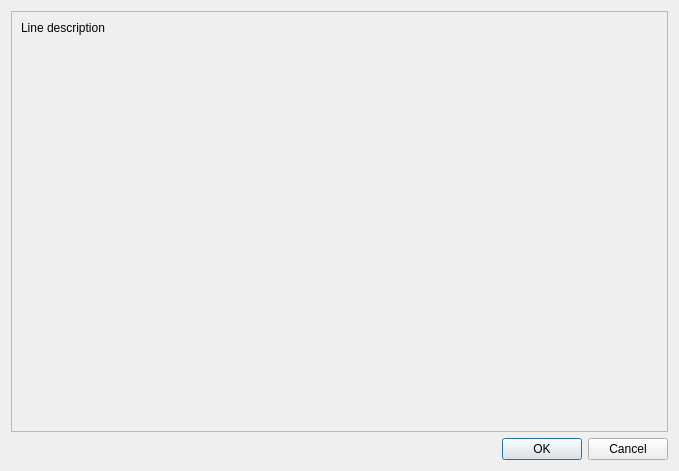
<?xml version="1.0" encoding="UTF-8"?>
<ui version="4.0">
 <class>data_input_dialog</class>
 <widget class="QDialog" name="data_input_dialog">
  <property name="geometry">
   <rect>
    <x>0</x>
    <y>0</y>
    <width>679</width>
    <height>471</height>
   </rect>
  </property>
  <property name="windowTitle">
   <string>Dialog</string>
  </property>
  <layout class="QVBoxLayout" name="verticalLayout">
   <item>
    <widget class="QScrollArea" name="scrollArea">
     <property name="widgetResizable">
      <bool>true</bool>
     </property>
     <widget class="QWidget" name="scrollAreaWidgetContents">
      <property name="geometry">
       <rect>
        <x>0</x>
        <y>0</y>
        <width>653</width>
        <height>405</height>
       </rect>
      </property>
      <layout class="QHBoxLayout" name="horizontalLayout">
       <item>
        <layout class="QVBoxLayout" name="verticalLayout_data_input">
         <item>
          <widget class="QLabel" name="label_description">
           <property name="text">
            <string>Line description</string>
           </property>
          </widget>
         </item>
         <item>
          <spacer name="verticalSpacer">
           <property name="orientation">
            <enum>Qt::Vertical</enum>
           </property>
           <property name="sizeHint" stdset="0">
            <size>
             <width>20</width>
             <height>40</height>
            </size>
           </property>
          </spacer>
         </item>
        </layout>
       </item>
      </layout>
     </widget>
    </widget>
   </item>
   <item>
    <widget class="QDialogButtonBox" name="buttonBox">
     <property name="orientation">
      <enum>Qt::Horizontal</enum>
     </property>
     <property name="standardButtons">
      <set>QDialogButtonBox::Cancel|QDialogButtonBox::Ok</set>
     </property>
    </widget>
   </item>
  </layout>
 </widget>
 <resources/>
 <connections>
  <connection>
   <sender>buttonBox</sender>
   <signal>accepted()</signal>
   <receiver>data_input_dialog</receiver>
   <slot>accept()</slot>
   <hints>
    <hint type="sourcelabel">
     <x>248</x>
     <y>254</y>
    </hint>
    <hint type="destinationlabel">
     <x>157</x>
     <y>274</y>
    </hint>
   </hints>
  </connection>
  <connection>
   <sender>buttonBox</sender>
   <signal>rejected()</signal>
   <receiver>data_input_dialog</receiver>
   <slot>reject()</slot>
   <hints>
    <hint type="sourcelabel">
     <x>316</x>
     <y>260</y>
    </hint>
    <hint type="destinationlabel">
     <x>286</x>
     <y>274</y>
    </hint>
   </hints>
  </connection>
 </connections>
</ui>
